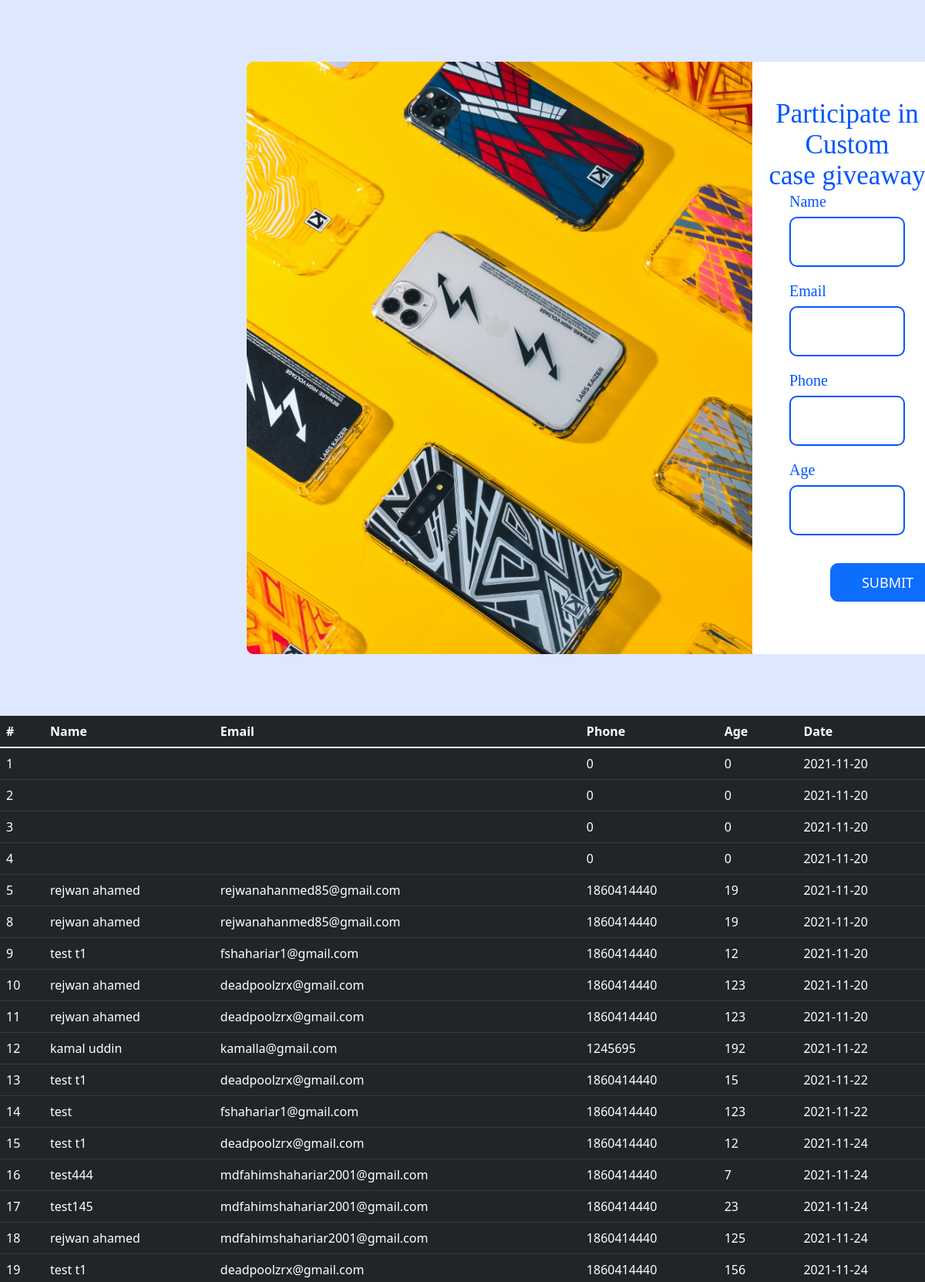
Page /display2.php (upper part) on the committed database.
### tables this page shows
CREATE TABLE `giveaway` (
  `sno` int(3) NOT NULL,
  `name` text NOT NULL,
  `email` varchar(200) NOT NULL,
  `phone` int(11) NOT NULL,
  `age` int(2) NOT NULL,
  `date` date NOT NULL DEFAULT current_timestamp()
);

### display2.php (the view, shortened to what this page needs)
<!DOCTYPE html>
<html lang="en">
<head>
    <link rel="stylesheet" href="style.css">
    <link href="https://cdn.jsdelivr.net/npm/bootstrap@5.1.3/dist/css/bootstrap.min.css" rel="stylesheet">
    <link href="https://api.fontshare.com/css?f[]=switzer@500&f[]=general-sans@500&f[]=satoshi@500&display=swap" rel="stylesheet">
</head>
<body>
    <section class="mainsection">
        <div class="subsection">
            <div class="subleft">
                <img src="1.png" alt="holding">
            </div>
            <div class="subright">
                <h1>Participate in Custom<br>
                    case giveaway</h1>
                <form action="display1.php" method="post" class="px-5">
                    <div class="mb-3">
                        <label for="exampleInputEmail1" class="form-label">Name</label>
                        <input type="text" class="form-control" name="name" id="name" aria-describedby="emailHelp" required>
                    </div>
                    <div class="mb-3">
                        <label for="exampleInputEmail1" class="form-label">Email</label>
                        <input type="email" class="form-control" name="email" id="email" aria-describedby="emailHelp" required>
                    </div>
                    <div class="mb-3">
                        <label for="exampleInputEmail1" class="form-label">Phone</label>
                        <input type="number" class="form-control" name="phone" id="name" aria-describedby="emailHelp" required>
                    </div>
                    <div class="mb-3">
                        <label for="exampleInputPassword1" class="form-label">Age</label>
                        <input type="number" class="form-control" name="age" id="age" required>
                    </div>
                    <button type="submit" class="btn btn-primary">SUBMIT</button>
                </form>
            </div>
        </div>
    </section>
    <table class="table table-dark">
        <thead>
            <tr>
                <th scope="col">#</th>
                <th scope="col">Name</th>
                <th scope="col">Email</th>
                <th scope="col">Phone</th>
                <th scope="col">Age</th>
                <th scope="col">Date</th>
            </tr>
        </thead>
        <tbody>
            <?php
            $server = "localhost";
            $username = "root";
            $password = "";
            $table = "giveaway";
            $con = mysqli_connect($server, $username, $password, $table);
            $databse = "select * from giveaway";
            $dr = mysqli_query($con, $databse);
            while ($fetch = mysqli_fetch_array($dr)) {
            ?>
                <tr>
                    <td><?php echo $fetch['sno'] ?></td>
                    <td><?php echo $fetch['name'] ?></td>
                    <td><?php echo $fetch['email'] ?></td>
                    <td><?php echo $fetch['phone'] ?></td>
                    <td><?php echo $fetch['age'] ?></td>
                    <td><?php echo $fetch['date'] ?></td>
                </tr>
            <?php
            }
            ?>
        </tbody>
    </table>
</body>
</html>

### style.css (style rules this page uses)
* { margin: 0; padding: 0; }
html, body { overflow-x: hidden; }
body { background-color: #DDE8FF !important; font-family: 'General Sans', sans-serif; }
.mainsection { padding: 5rem 20rem; }
.subsection { display: flex; width: 100%; height: inherit; }
.subsection .subleft img { width: 41rem; height: inherit; }
.subsection .subright { background-color: white; height: 48rem; width: 40rem; border-radius: 0 10px 10px 0; }
.subsection .subright h1 { font-family: General Sans; font-style: normal; font-weight: 500; font-size: 35px; line-height: 40px; text-align: center; color: #0055FF; margin-top: 3rem; }
input { width: 513px; height: 74px; border: 2px solid #0055FF; box-sizing: border-box; border-radius: 10px; display: inline-block; }
form { margin-top: -10px !important; }
label { font-family: General Sans; font-style: normal; font-weight: 500; font-size: 20px; color: #0055FF; margin-bottom: 15px !important; }
input { height: 65px !important; border: 2px solid #0055FF !important; border-radius: 10px !important; outline: none !important; margin-top: -10px !important; }
button { width: 150px; height: 50px; background-color: #0055FF; border-radius: 10px !important; font-size: 18px !important; font-weight: 500 !important; margin-left: 35% !important; margin-top: 20px !important; }

### rows in the picture
giveaway: sno "1", phone "0", age "0", date "2021-11-20"
giveaway: sno "2", phone "0", age "0", date "2021-11-20"
giveaway: sno "3", phone "0", age "0", date "2021-11-20"
giveaway: sno "4", phone "0", age "0", date "2021-11-20"
giveaway: sno "5", name "rejwan ahamed", email "rejwanahanmed85@gmail.com", phone "1860414440", age "19", date "2021-11-20"
giveaway: sno "8", name "rejwan ahamed", email "rejwanahanmed85@gmail.com", phone "1860414440", age "19", date "2021-11-20"
giveaway: sno "9", name "test t1", email "fshahariar1@gmail.com", phone "1860414440", age "12", date "2021-11-20"
giveaway: sno "10", name "rejwan ahamed", email "deadpoolzrx@gmail.com", phone "1860414440", age "123", date "2021-11-20"
giveaway: sno "11", name "rejwan ahamed", email "deadpoolzrx@gmail.com", phone "1860414440", age "123", date "2021-11-20"
giveaway: sno "12", name "kamal uddin", email "kamalla@gmail.com", phone "1245695", age "192", date "2021-11-22"
giveaway: sno "13", name "test t1", email "deadpoolzrx@gmail.com", phone "1860414440", age "15", date "2021-11-22"
giveaway: sno "14", name "test", email "fshahariar1@gmail.com", phone "1860414440", age "123", date "2021-11-22"
giveaway: sno "15", name "test t1", email "deadpoolzrx@gmail.com", phone "1860414440", age "12", date "2021-11-24"
giveaway: sno "16", name "test444", email "mdfahimshahariar2001@gmail.com", phone "1860414440", age "7", date "2021-11-24"
giveaway: sno "17", name "test145", email "mdfahimshahariar2001@gmail.com", phone "1860414440", age "23", date "2021-11-24"
giveaway: sno "18", name "rejwan ahamed", email "mdfahimshahariar2001@gmail.com", phone "1860414440", age "125", date "2021-11-24"
giveaway: sno "19", name "test t1", email "deadpoolzrx@gmail.com", phone "1860414440", age "156", date "2021-11-24"
